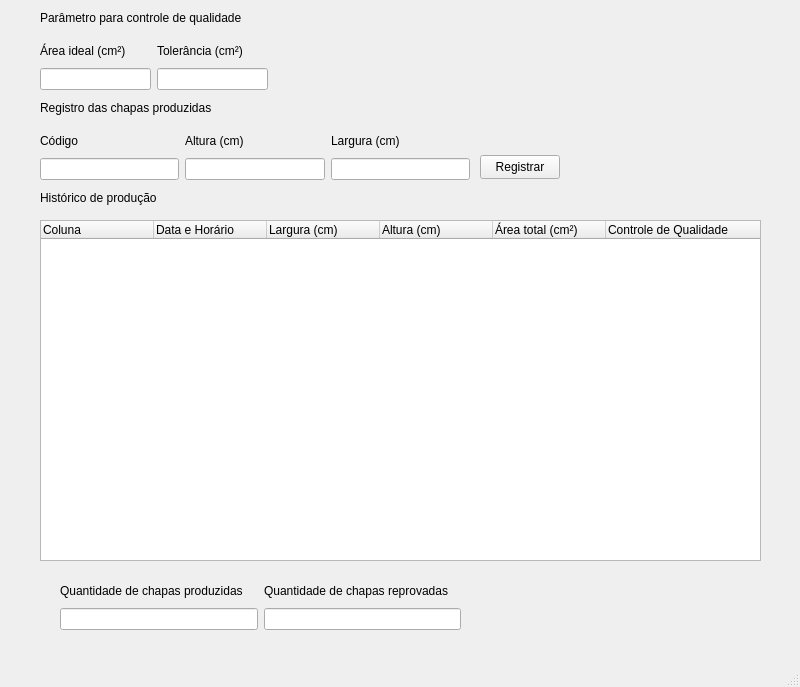
<?xml version="1.0" encoding="UTF-8"?>
<ui version="4.0">
 <class>MainWindow</class>
 <widget class="QMainWindow" name="MainWindow">
  <property name="geometry">
   <rect>
    <x>0</x>
    <y>0</y>
    <width>800</width>
    <height>687</height>
   </rect>
  </property>
  <property name="windowTitle">
   <string>MainWindow</string>
  </property>
  <widget class="QWidget" name="centralwidget">
   <widget class="QTableWidget" name="tableWidget">
    <property name="enabled">
     <bool>true</bool>
    </property>
    <property name="geometry">
     <rect>
      <x>40</x>
      <y>220</y>
      <width>721</width>
      <height>341</height>
     </rect>
    </property>
    <property name="maximumSize">
     <size>
      <width>16777188</width>
      <height>16777215</height>
     </size>
    </property>
    <property name="inputMethodHints">
     <set>Qt::ImhNone</set>
    </property>
    <property name="sizeAdjustPolicy">
     <enum>QAbstractScrollArea::AdjustIgnored</enum>
    </property>
    <property name="editTriggers">
     <set>QAbstractItemView::NoEditTriggers</set>
    </property>
    <property name="defaultDropAction">
     <enum>Qt::LinkAction</enum>
    </property>
    <property name="showGrid">
     <bool>true</bool>
    </property>
    <property name="sortingEnabled">
     <bool>false</bool>
    </property>
    <property name="wordWrap">
     <bool>true</bool>
    </property>
    <property name="cornerButtonEnabled">
     <bool>true</bool>
    </property>
    <attribute name="horizontalHeaderVisible">
     <bool>true</bool>
    </attribute>
    <attribute name="horizontalHeaderCascadingSectionResizes">
     <bool>false</bool>
    </attribute>
    <attribute name="horizontalHeaderDefaultSectionSize">
     <number>113</number>
    </attribute>
    <attribute name="horizontalHeaderHighlightSections">
     <bool>true</bool>
    </attribute>
    <attribute name="horizontalHeaderShowSortIndicator" stdset="0">
     <bool>false</bool>
    </attribute>
    <attribute name="horizontalHeaderStretchLastSection">
     <bool>true</bool>
    </attribute>
    <attribute name="verticalHeaderVisible">
     <bool>true</bool>
    </attribute>
    <attribute name="verticalHeaderCascadingSectionResizes">
     <bool>false</bool>
    </attribute>
    <attribute name="verticalHeaderHighlightSections">
     <bool>true</bool>
    </attribute>
    <column>
     <property name="text">
      <string>Coluna</string>
     </property>
     <property name="textAlignment">
      <set>AlignJustify|AlignVCenter</set>
     </property>
    </column>
    <column>
     <property name="text">
      <string>Data e Horário</string>
     </property>
     <property name="textAlignment">
      <set>AlignJustify|AlignVCenter</set>
     </property>
    </column>
    <column>
     <property name="text">
      <string>Largura (cm)</string>
     </property>
     <property name="textAlignment">
      <set>AlignJustify|AlignVCenter</set>
     </property>
    </column>
    <column>
     <property name="text">
      <string>Altura (cm)</string>
     </property>
     <property name="textAlignment">
      <set>AlignJustify|AlignVCenter</set>
     </property>
    </column>
    <column>
     <property name="text">
      <string>Área total (cm²)</string>
     </property>
     <property name="textAlignment">
      <set>AlignJustify|AlignVCenter</set>
     </property>
    </column>
    <column>
     <property name="text">
      <string>Controle de Qualidade</string>
     </property>
     <property name="textAlignment">
      <set>AlignJustify|AlignVCenter</set>
     </property>
    </column>
   </widget>
   <widget class="QPushButton" name="btn_registrar">
    <property name="geometry">
     <rect>
      <x>480</x>
      <y>155</y>
      <width>80</width>
      <height>24</height>
     </rect>
    </property>
    <property name="text">
     <string>Registrar</string>
    </property>
   </widget>
   <widget class="QLabel" name="label">
    <property name="geometry">
     <rect>
      <x>40</x>
      <y>10</y>
      <width>221</width>
      <height>16</height>
     </rect>
    </property>
    <property name="text">
     <string>Parâmetro para controle de qualidade</string>
    </property>
   </widget>
   <widget class="QLabel" name="label_4">
    <property name="geometry">
     <rect>
      <x>40</x>
      <y>100</y>
      <width>191</width>
      <height>16</height>
     </rect>
    </property>
    <property name="text">
     <string>Registro das chapas produzidas</string>
    </property>
   </widget>
   <widget class="QLabel" name="label_8">
    <property name="geometry">
     <rect>
      <x>40</x>
      <y>190</y>
      <width>131</width>
      <height>16</height>
     </rect>
    </property>
    <property name="text">
     <string>Histórico de produção</string>
    </property>
   </widget>
   <widget class="QWidget" name="">
    <property name="geometry">
     <rect>
      <x>40</x>
      <y>130</y>
      <width>430</width>
      <height>50</height>
     </rect>
    </property>
    <layout class="QHBoxLayout" name="horizontalLayout">
     <item>
      <layout class="QVBoxLayout" name="verticalLayout">
       <item>
        <widget class="QLabel" name="label_7">
         <property name="text">
          <string>Código</string>
         </property>
        </widget>
       </item>
       <item>
        <widget class="QLineEdit" name="lineEdit_codigo"/>
       </item>
      </layout>
     </item>
     <item>
      <layout class="QVBoxLayout" name="verticalLayout_2">
       <item>
        <widget class="QLabel" name="label_5">
         <property name="text">
          <string>Altura (cm)</string>
         </property>
        </widget>
       </item>
       <item>
        <widget class="QLineEdit" name="lineEdit_altura"/>
       </item>
      </layout>
     </item>
     <item>
      <layout class="QVBoxLayout" name="verticalLayout_3">
       <item>
        <widget class="QLabel" name="label_6">
         <property name="text">
          <string>Largura (cm)</string>
         </property>
        </widget>
       </item>
       <item>
        <widget class="QLineEdit" name="lineEdit_largura"/>
       </item>
      </layout>
     </item>
    </layout>
   </widget>
   <widget class="QWidget" name="">
    <property name="geometry">
     <rect>
      <x>40</x>
      <y>40</y>
      <width>228</width>
      <height>50</height>
     </rect>
    </property>
    <layout class="QHBoxLayout" name="horizontalLayout_2">
     <item>
      <layout class="QVBoxLayout" name="verticalLayout_4">
       <item>
        <widget class="QLabel" name="label_2">
         <property name="text">
          <string>Área ideal (cm²)</string>
         </property>
        </widget>
       </item>
       <item>
        <widget class="QLineEdit" name="lineEdit_AreaIdeal"/>
       </item>
      </layout>
     </item>
     <item>
      <layout class="QVBoxLayout" name="verticalLayout_5">
       <item>
        <widget class="QLabel" name="label_3">
         <property name="text">
          <string>Tolerância (cm²)</string>
         </property>
        </widget>
       </item>
       <item>
        <widget class="QLineEdit" name="lineEdit_tolerancia"/>
       </item>
      </layout>
     </item>
    </layout>
   </widget>
   <widget class="QWidget" name="">
    <property name="geometry">
     <rect>
      <x>60</x>
      <y>580</y>
      <width>401</width>
      <height>50</height>
     </rect>
    </property>
    <layout class="QHBoxLayout" name="horizontalLayout_3">
     <item>
      <layout class="QVBoxLayout" name="verticalLayout_6">
       <item>
        <widget class="QLabel" name="label_9">
         <property name="text">
          <string>Quantidade de chapas produzidas</string>
         </property>
        </widget>
       </item>
       <item>
        <widget class="QLineEdit" name="lineEdit_qtdProduzido">
         <property name="readOnly">
          <bool>true</bool>
         </property>
        </widget>
       </item>
      </layout>
     </item>
     <item>
      <layout class="QVBoxLayout" name="verticalLayout_7">
       <item>
        <widget class="QLabel" name="label_10">
         <property name="text">
          <string>Quantidade de chapas reprovadas</string>
         </property>
        </widget>
       </item>
       <item>
        <widget class="QLineEdit" name="lineEdit_qtdChapasReprovadas">
         <property name="readOnly">
          <bool>true</bool>
         </property>
        </widget>
       </item>
      </layout>
     </item>
    </layout>
   </widget>
  </widget>
  <widget class="QMenuBar" name="menubar">
   <property name="geometry">
    <rect>
     <x>0</x>
     <y>0</y>
     <width>800</width>
     <height>21</height>
    </rect>
   </property>
  </widget>
  <widget class="QStatusBar" name="statusbar"/>
 </widget>
 <resources/>
 <connections/>
</ui>
